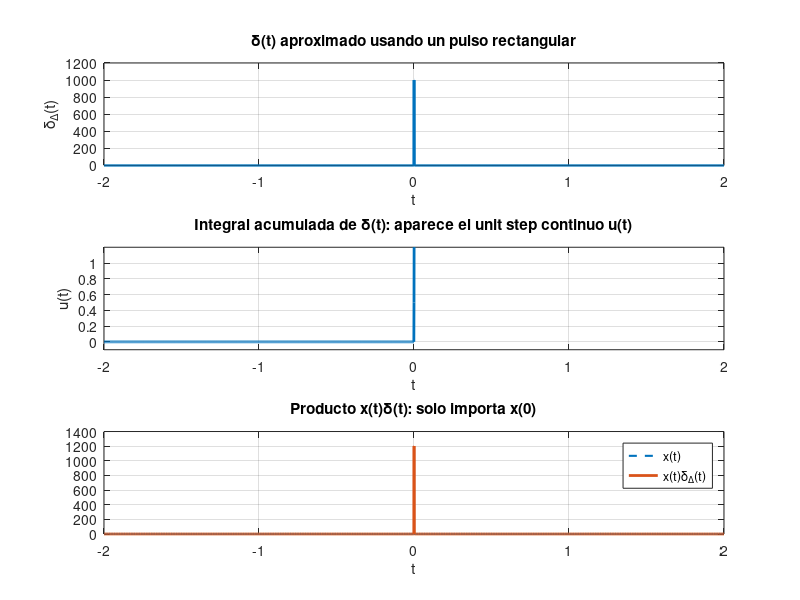

This figure's MATLAB source:
clear; clc; close all

t = -2:0.001:2;

% Aproximación de delta(t): pulso rectangular de área 1
Delta = 0.001;                 % ancho del pulso, probar con 0.5, 0.05, 0.01
delta_aprox = (t>=0 & t<=Delta) / Delta;

% Integral acumulada de delta(t), aproxima u(t)
u_aprox = cumtrapz(t, delta_aprox);

figure

subplot(3,1,1)
plot(t, delta_aprox, 'LineWidth', 2)
grid on
title('\delta(t) aproximado usando un pulso rectangular')
xlabel('t')
ylabel('\delta_\Delta(t)')
ylim([0 max(delta_aprox)*1.2])

subplot(3,1,2)
plot(t, u_aprox, 'LineWidth', 2)
grid on
title('Integral acumulada de \delta(t): aparece el unit step continuo u(t)')
xlabel('t')
ylabel('u(t)')
ylim([-0.1 1.2])

% Propiedad de muestreo: x(t)delta(t) = x(0)delta(t)
x = 1 + 0.4*sin(2*pi*t) + 0.2*cos(5*pi*t);
producto = x .* delta_aprox;

subplot(3,1,3)
plot(t, x, '--', 'LineWidth', 1.5)
hold on
plot(t, producto, 'LineWidth', 2)
grid on
title('Producto x(t)\delta(t): solo importa x(0)')
xlabel('t')
legend('x(t)', 'x(t)\delta_\Delta(t)')
